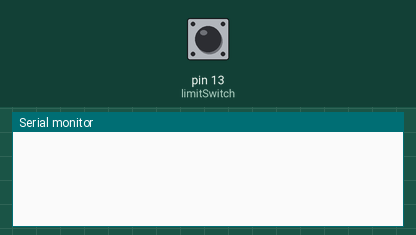
A sketch run on a simulated Arduino Uno, built with avr-gcc and run on an emulated ATmega328P. On the bench: the last lines printed to the serial monitor. The inputs (shaded band) are chosen by the test bench; at power-on: pin 13 (limitSwitch) LOW.

Above: at 1.2 s.
1.3 s: pin 13 (limitSwitch) pulled HIGH for 0.15 s
At 1.43 s:
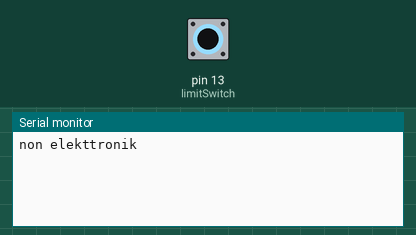
At 1.8 s:
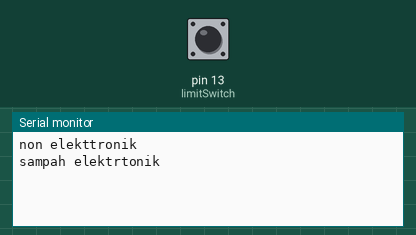

The sketch:

proxymetl.ino
```cpp
int limitSwitch = 13;
int state = LOW;

void setup() {

  Serial.begin(9600);
  pinMode(limitSwitch,INPUT);

}

void loop() {

    int val = digitalRead(limitSwitch);

    if( val != state ){
       state = val;
//       Serial.print("Terdeteksi = ");
       if( state == 0 )
         Serial.println( "sampah elektrtonik" );
       else
         Serial.println( "non elekttronik");
    }
}
```

Measured:
- after the input at 1.3 s, the serial monitor: prints a new line at once (image 1)
